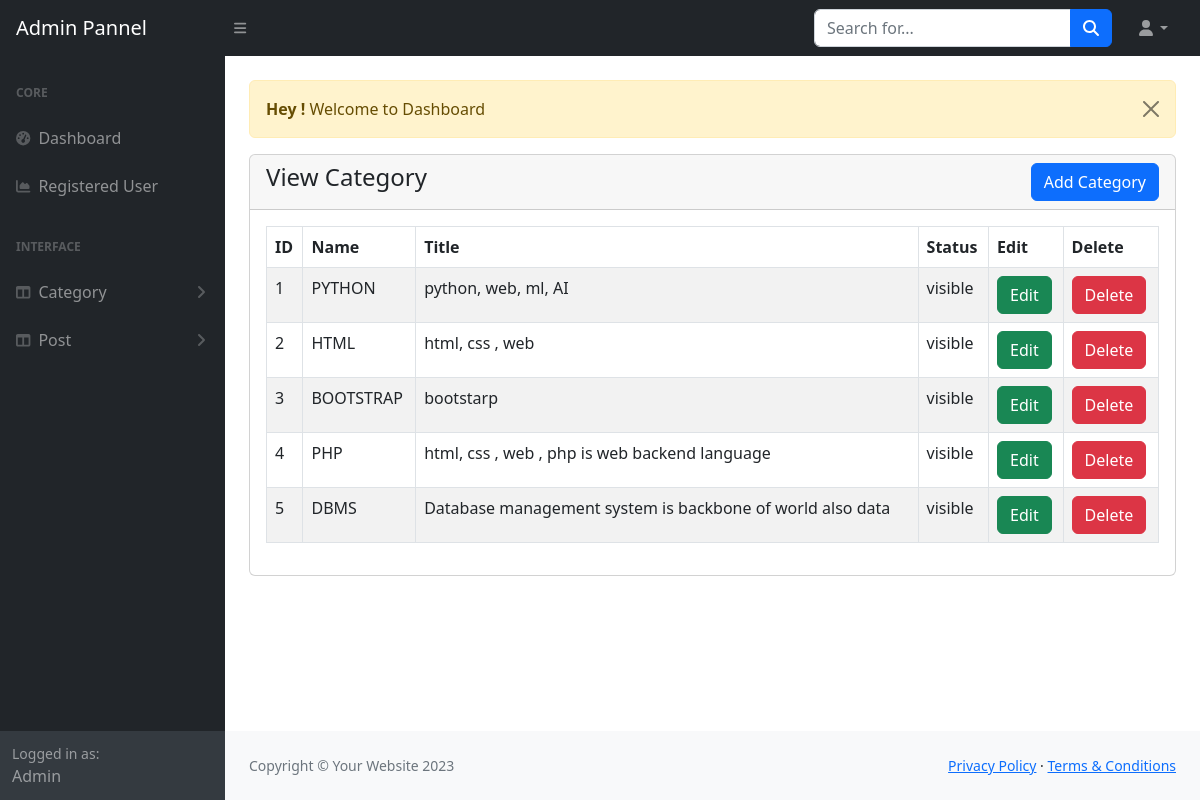
Screenshot of /admin/category-view.php (signed in) with the database file from the repository.
### tables this page shows
CREATE TABLE `blog_category` (
  `id` int(11) NOT NULL,
  `name` varchar(255) NOT NULL,
  `url` varchar(255) NOT NULL,
  `meta_title` mediumtext NOT NULL,
  `meta_description` text NOT NULL,
  `meta_keywords` mediumtext NOT NULL,
  `status` tinyint(11) NOT NULL DEFAULT 0
);

### admin/category-view.php (the view, shortened to what this page needs)
<?php
include("Includes/header.php");
?>
<div class="container-fluid px-4">
   <div class="row mt-4">
      <div class="col-md-12 mb-3">
        <?php include('message.php') ?>
        <div class="card">
            <div class="card-header">
                <a href="category-add.php" class="btn btn-primary float-end"> Add Category</a>
                <h4>View Category </h4>
            </div>
            <div class="card-body">
               <div class="table-responsive">
                <table class="table table-bordered table-striped">
                    <thead>
                        <tr>
                            <th>ID</th>
                            <th>Name</th>
                            <th>Title</th>
                            <th>Status</th>
                            <th>Edit</th>
                            <th>Delete</th>
                        </tr>
                    </thead>
                    <tbody>
                    <?php
                          $category = "SELECT * FROM blog_category WHERE status!='2' ";
                          $category_run = mysqli_query($conn, $category);
                          if(mysqli_num_rows($category_run)>0){
                            foreach($category_run as $item ){
                                ?>
                                    <tr>
                                        <td><?=$item['id'] ?></td>
                                        <td><?=strtoupper($item['name'] )?></td>
                                        <td><?=$item['meta_title'] ?></td>
                                        <td>
                                           <?= $item['status'] == '1' ? 'hidden': 'visible'?>
                                        </td>
                                        <td>
                                            <a href="category-edit.php?id=<?=$item['id'] ?>" class="btn btn-success">Edit</a>
                                        </td>
                                        <td>
                                        <form action="code.php" method="post">
                                             <button value="<?= $item['id']; ?>" name="delete_category" type="submit" class="btn btn-danger">Delete</button>
                                    </form>
                                        </td>
                                    </tr>
                        <?php
                            }
                          }else{
                            ?>
                              <tr>
                                <td colspan="5">No Record founds</td>
                              </tr>
                            <?php
                          }
                    ?>
                    </tbody>
                </table>
               </div>
            </div>
        </div>
      </div>
  </div>
</div>
<?php
include("Includes/footer.php");
include("Includes/scripts.php");
?>

### admin/Includes/header.php (shortened to what this page needs)
<!DOCTYPE html>
<html lang="en">
<head>
    <link href="https://cdn.jsdelivr.net/npm/simple-datatables@7.1.2/dist/style.min.css" rel="stylesheet" />
    <link href="css/styles.css" rel="stylesheet" />
    <link href="https://cdn.jsdelivr.net/npm/summernote@0.8.18/dist/summernote.min.css" rel="stylesheet">
</head>
<body class="sb-nav-fixed">
    <?php
include("navbar-top.php");
?>
    <div id="layoutSidenav">
        <?php
        include("sidebar.php");
        ?>
        <div id="layoutSidenav_content">
            <main>

### admin/Includes/navbar-top.php (shortened to what this page needs)
<nav class="sb-topnav navbar navbar-expand navbar-dark bg-dark">
            <a class="navbar-brand ps-3" href="index.html">Admin Pannel</a>
            <button class="btn btn-link btn-sm order-1 order-lg-0 me-4 me-lg-0" id="sidebarToggle" href="#!"><i class="fas fa-bars"></i></button>
            <form class="d-none d-md-inline-block form-inline ms-auto me-0 me-md-3 my-2 my-md-0">
                <div class="input-group">
                    <input class="form-control" type="text" placeholder="Search for..." aria-label="Search for..." aria-describedby="btnNavbarSearch" />
                    <button class="btn btn-primary" id="btnNavbarSearch" type="button"><i class="fas fa-search"></i></button>
                </div>
            </form>
            <ul class="navbar-nav ms-auto ms-md-0 me-3 me-lg-4">
                <li class="nav-item dropdown">
                    <a class="nav-link dropdown-toggle" id="navbarDropdown" href="#" role="button" data-bs-toggle="dropdown" aria-expanded="false"><i class="fas fa-user fa-fw"></i></a>
                </li>
            </ul>
        </nav>

### admin/Includes/sidebar.php (shortened to what this page needs)
<div id="layoutSidenav_nav">
                <nav class="sb-sidenav accordion sb-sidenav-dark" id="sidenavAccordion">
                    <div class="sb-sidenav-menu">
                        <div class="nav">
                            <div class="sb-sidenav-menu-heading">Core</div>
                            <a class="nav-link" href="./index.php">
                                <div class="sb-nav-link-icon"><i class="fas fa-tachometer-alt"></i></div>
                                Dashboard
                            </a>
                            <a class="nav-link" href="./view_user.php">
                                <div class="sb-nav-link-icon"><i class="fas fa-chart-area"></i></div>
                                Registered User
                            </a>
                            <div class="sb-sidenav-menu-heading">Interface</div>
                            <a class="nav-link collapsed" href="#" data-bs-toggle="collapse" data-bs-target="#collapseLayouts" aria-expanded="false" aria-controls="collapseLayouts">
                                <div class="sb-nav-link-icon"><i class="fas fa-columns"></i></div>
                                Category
                                <div class="sb-sidenav-collapse-arrow"><i class="fas fa-angle-down"></i></div>
                            </a>
                            <a class="nav-link collapsed" href="#" data-bs-toggle="collapse" data-bs-target="#collapsepages" aria-expanded="false" aria-controls="collapsepages">
                                <div class="sb-nav-link-icon"><i class="fas fa-columns"></i></div>
                                Post
                                <div class="sb-sidenav-collapse-arrow"><i class="fas fa-angle-down"></i></div>
                            </a>
                        </div>
                    </div>
                    <div class="sb-sidenav-footer">
                        <div class="small">Logged in as:</div>
                         Admin
                    </div>
                </nav>
            </div>

### admin/message.php (shortened to what this page needs)
<?php
  if(isset($_SESSION['message']))
  {
    ?>
            <div class="alert alert-warning alert-dismissible fade show" role="alert">
  <strong>Hey !</strong>   <?= $_SESSION['message']?>
  <button type="button" class="btn-close" data-bs-dismiss="alert" aria-label="Close"></button>
</div>
    <?php
  }
?>

### admin/Includes/footer.php
</main>
                <footer class="py-4 bg-light mt-auto">
                    <div class="container-fluid px-4">
                        <div class="d-flex align-items-center justify-content-between small">
                            <div class="text-muted">Copyright &copy; Your Website 2023</div>
                            <div>
                                <a href="#">Privacy Policy</a>
                                &middot;
                                <a href="#">Terms &amp; Conditions</a>
                            </div>
                        </div>
                    </div>
                </footer>
            </div>
        </div>

### admin/Includes/scripts.php (shortened to what this page needs)
<link href="https://cdn.jsdelivr.net/npm/summernote@0.8.18/dist/summernote-bs4.min.css" rel="stylesheet">
</body>
</html>

### rows the page displays
blog_category: id "1", name "PYTHON", meta_title "python, web, ml, AI", status "visible"
blog_category: id "2", name "HTML", meta_title "html, css , web", status "visible"
blog_category: id "3", name "BOOTSTRAP", meta_title "bootstarp", status "visible"
blog_category: id "4", name "PHP", meta_title "html, css , web , php is web backend language", status "visible"
blog_category: id "5", name "DBMS", meta_title "Database management system is backbone of world also data", status "visible"

### other values shown
$_SESSION['message'] "Welcome to Dashboard"
